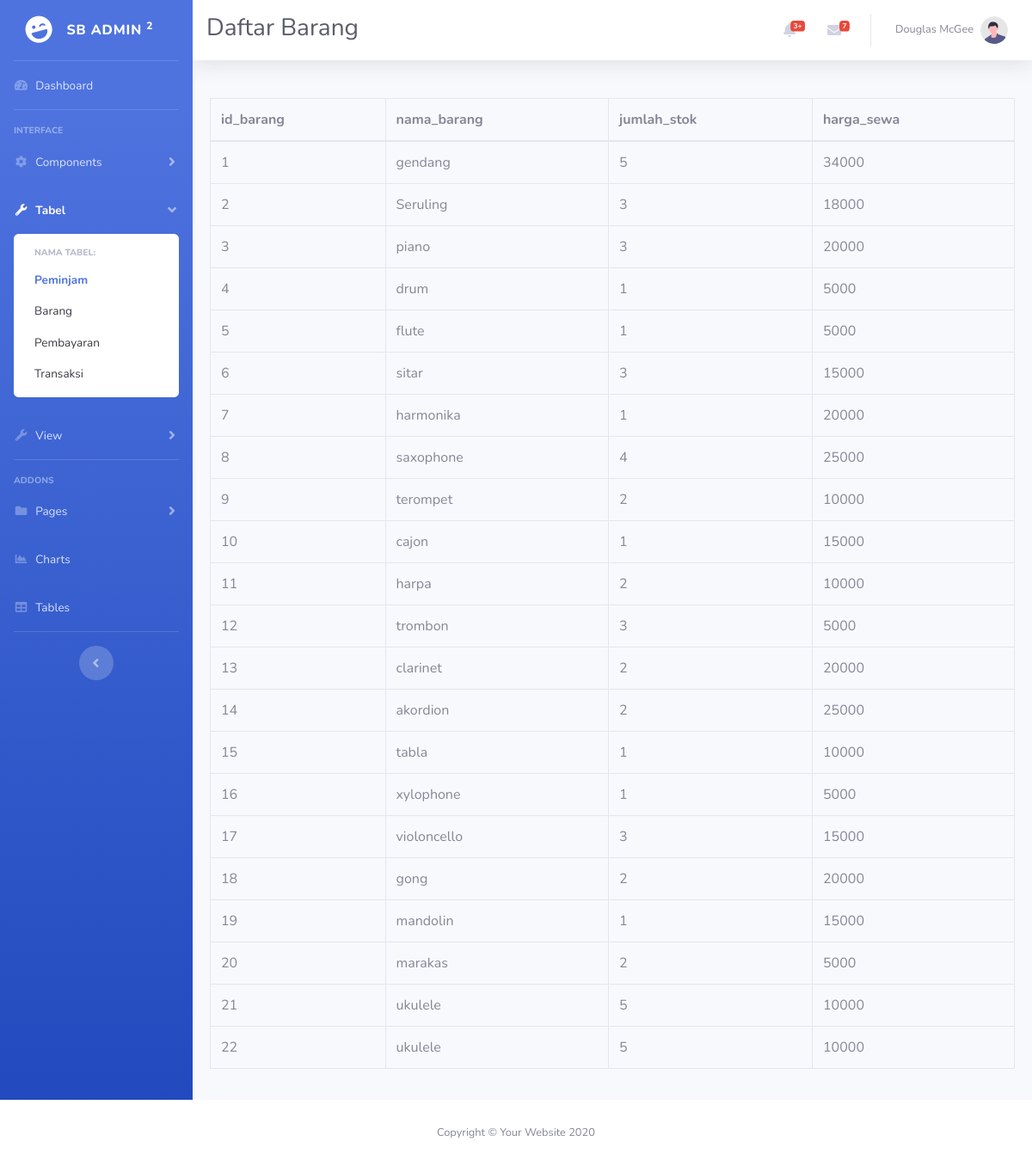
Screenshot of /uas/utilities-barang.php with the database file from the repository.
### tables this page shows
CREATE TABLE barang (
    id_barang INT PRIMARY KEY AUTO_INCREMENT,
    nama_barang VARCHAR(50) NOT NULL,
    jumlah_stok INT NOT NULL,
    harga_sewa INT NOT NULL
);

### uas/utilities-barang.php (the view, shortened to what this page needs)
<?php
include "koneksi.php";
$query_barang = "SELECT * FROM barang";
$result_barang = mysqli_query($koneksi, $query_barang);
$barang = mysqli_fetch_all($result_barang, MYSQLI_ASSOC);
?>
<!DOCTYPE html>
<html lang="en">
<head>
    <link href="vendor/fontawesome-free/css/all.min.css" rel="stylesheet" type="text/css">
    <link href="css/sb-admin-2.min.css" rel="stylesheet">
</head>
<body id="page-top">
    <div id="wrapper">
        <ul class="navbar-nav bg-gradient-primary sidebar sidebar-dark accordion" id="accordionSidebar">
            <a class="sidebar-brand d-flex align-items-center justify-content-center" href="dashboard.php">
                <div class="sidebar-brand-icon rotate-n-15">
                    <i class="fas fa-laugh-wink"></i>
                </div>
                <div class="sidebar-brand-text mx-3">SB Admin <sup>2</sup></div>
            </a>
            <hr class="sidebar-divider my-0">
            <li class="nav-item">
                <a class="nav-link" href="dashboard.php">
                    <i class="fas fa-fw fa-tachometer-alt"></i>
                    <span>Dashboard</span></a>
            </li>
            <hr class="sidebar-divider">
            <div class="sidebar-heading">
                Interface
            </div>
            <li class="nav-item">
                <a class="nav-link collapsed" href="#" data-toggle="collapse" data-target="#collapseTwo"
                    aria-expanded="true" aria-controls="collapseTwo">
                    <i class="fas fa-fw fa-cog"></i>
                    <span>Components</span>
                </a>
            </li>
            <li class="nav-item active">
                <a class="nav-link" href="#" data-toggle="collapse" data-target="#collapseUtilities"
                    aria-expanded="true" aria-controls="collapseUtilities">
                    <i class="fas fa-fw fa-wrench"></i>
                    <span>Tabel</span>
                </a>
                <div id="collapseUtilities" class="collapse show" aria-labelledby="headingUtilities"
                    data-parent="#accordionSidebar">
                    <div class="bg-white py-2 collapse-inner rounded">
                        <h6 class="collapse-header">Nama Tabel:</h6>
                        <a class="collapse-item active" href="utilities-peminjam.php">Peminjam</a>
                        <a class="collapse-item" href="utilities-barang.php">Barang</a>
                        <a class="collapse-item" href="utilities-pembayaran.php">Pembayaran</a>
                        <a class="collapse-item" href="utilities-transaksi.php">Transaksi</a>
                    </div>
                </div>
            </li>
<li class="nav-item">
    <a
        class="nav-link collapsed"
        href="#"
        data-toggle="collapse"
        data-target="#collapseView"
        aria-expanded="true"
        aria-controls="collapseView"
    >
        <i class="fas fa-fw fa-wrench"></i>
        <span>View</span>
    </a>
</li>
            <hr class="sidebar-divider">
            <div class="sidebar-heading">
                Addons
            </div>
            <li class="nav-item">
                <a class="nav-link collapsed" href="#" data-toggle="collapse" data-target="#collapsePages"
                    aria-expanded="true" aria-controls="collapsePages">
                    <i class="fas fa-fw fa-folder"></i>
                    <span>Pages</span>
                </a>
            </li>
            <li class="nav-item">
                <a class="nav-link" href="charts.html">
                    <i class="fas fa-fw fa-chart-area"></i>
                    <span>Charts</span></a>
            </li>
            <li class="nav-item">
                <a class="nav-link" href="tables.html">
                    <i class="fas fa-fw fa-table"></i>
                    <span>Tables</span></a>
            </li>
            <hr class="sidebar-divider d-none d-md-block">
            <div class="text-center d-none d-md-inline">
                <button class="rounded-circle border-0" id="sidebarToggle"></button>
            </div>
        </ul>
        <div id="content-wrapper" class="d-flex flex-column">
            <div id="content">
                <nav class="navbar navbar-expand navbar-light bg-white topbar mb-4 static-top shadow">
					<h1 class="h3 mb-1 text-gray-800">Daftar Barang</h1>
                    <ul class="navbar-nav ml-auto">
                        <li class="nav-item dropdown no-arrow mx-1">
                            <a class="nav-link dropdown-toggle" href="#" id="alertsDropdown" role="button"
                                data-toggle="dropdown" aria-haspopup="true" aria-expanded="false">
                                <i class="fas fa-bell fa-fw"></i>
                                <span class="badge badge-danger badge-counter">3+</span>
                            </a>
                        </li>
                        <li class="nav-item dropdown no-arrow mx-1">
                            <a class="nav-link dropdown-toggle" href="#" id="messagesDropdown" role="button"
                                data-toggle="dropdown" aria-haspopup="true" aria-expanded="false">
                                <i class="fas fa-envelope fa-fw"></i>
                                <span class="badge badge-danger badge-counter">7</span>
                            </a>
                        </li>
                        <li class="nav-item dropdown no-arrow">
                            <a class="nav-link dropdown-toggle" href="#" id="userDropdown" role="button"
                                data-toggle="dropdown" aria-haspopup="true" aria-expanded="false">
                                <span class="mr-2 d-none d-lg-inline text-gray-600 small">Douglas McGee</span>
                                <img class="img-profile rounded-circle"
                                    src="img/undraw_profile.svg">
                            </a>
                        </li>
                    </ul>
                </nav>
							<div class="card-body">
								<div class="table-responsive">
									<table
										class="table table-bordered"
										id="dataTable"
										width="100%"
										cellspacing="0"
									>
										<thead>
											<tr>
												<th>id_barang</th>
												<th>nama_barang</th>
												<th>jumlah_stok</th>
												<th>harga_sewa</th>
											</tr>
										</thead>
										<tbody>
											<?php $id_barang=1;?>
											<?php foreach ($barang as $row): ?>
												<tr>
													<td><?php echo $id_barang; ?></td>
													<td><?php echo $row["nama_barang"]; ?></td>
													<td><?php echo $row["jumlah_stok"]; ?></td>
													<td><?php echo $row["harga_sewa"]; ?></td>
												</tr>
												<?php $id_barang++; ?>
											<?php endforeach; ?>
										</tbody>
									</table>
								</div>
							</div>
						</div>
					</div>
				</div>
            <footer class="sticky-footer bg-white">
                <div class="container my-auto">
                    <div class="copyright text-center my-auto">
                        <span>Copyright &copy; Your Website 2020</span>
                    </div>
                </div>
            </footer>
</body>
</html>

### rows the page displays
barang: nama_barang "gendang", jumlah_stok "5", harga_sewa "34000"
barang: nama_barang "Seruling", jumlah_stok "3", harga_sewa "18000"
barang: nama_barang "piano", jumlah_stok "3", harga_sewa "20000"
barang: nama_barang "drum", jumlah_stok "1", harga_sewa "5000"
barang: nama_barang "flute", jumlah_stok "1", harga_sewa "5000"
barang: nama_barang "sitar", jumlah_stok "3", harga_sewa "15000"
barang: nama_barang "harmonika", jumlah_stok "1", harga_sewa "20000"
barang: nama_barang "saxophone", jumlah_stok "4", harga_sewa "25000"
barang: nama_barang "terompet", jumlah_stok "2", harga_sewa "10000"
barang: nama_barang "cajon", jumlah_stok "1", harga_sewa "15000"
barang: nama_barang "harpa", jumlah_stok "2", harga_sewa "10000"
barang: nama_barang "trombon", jumlah_stok "3", harga_sewa "5000"
barang: nama_barang "clarinet", jumlah_stok "2", harga_sewa "20000"
barang: nama_barang "akordion", jumlah_stok "2", harga_sewa "25000"
barang: nama_barang "tabla", jumlah_stok "1", harga_sewa "10000"
barang: nama_barang "xylophone", jumlah_stok "1", harga_sewa "5000"
barang: nama_barang "violoncello", jumlah_stok "3", harga_sewa "15000"
barang: nama_barang "gong", jumlah_stok "2", harga_sewa "20000"
barang: nama_barang "mandolin", jumlah_stok "1", harga_sewa "15000"
barang: nama_barang "marakas", jumlah_stok "2", harga_sewa "5000"
barang: nama_barang "ukulele", jumlah_stok "5", harga_sewa "10000"
barang: nama_barang "ukulele", jumlah_stok "5", harga_sewa "10000"
